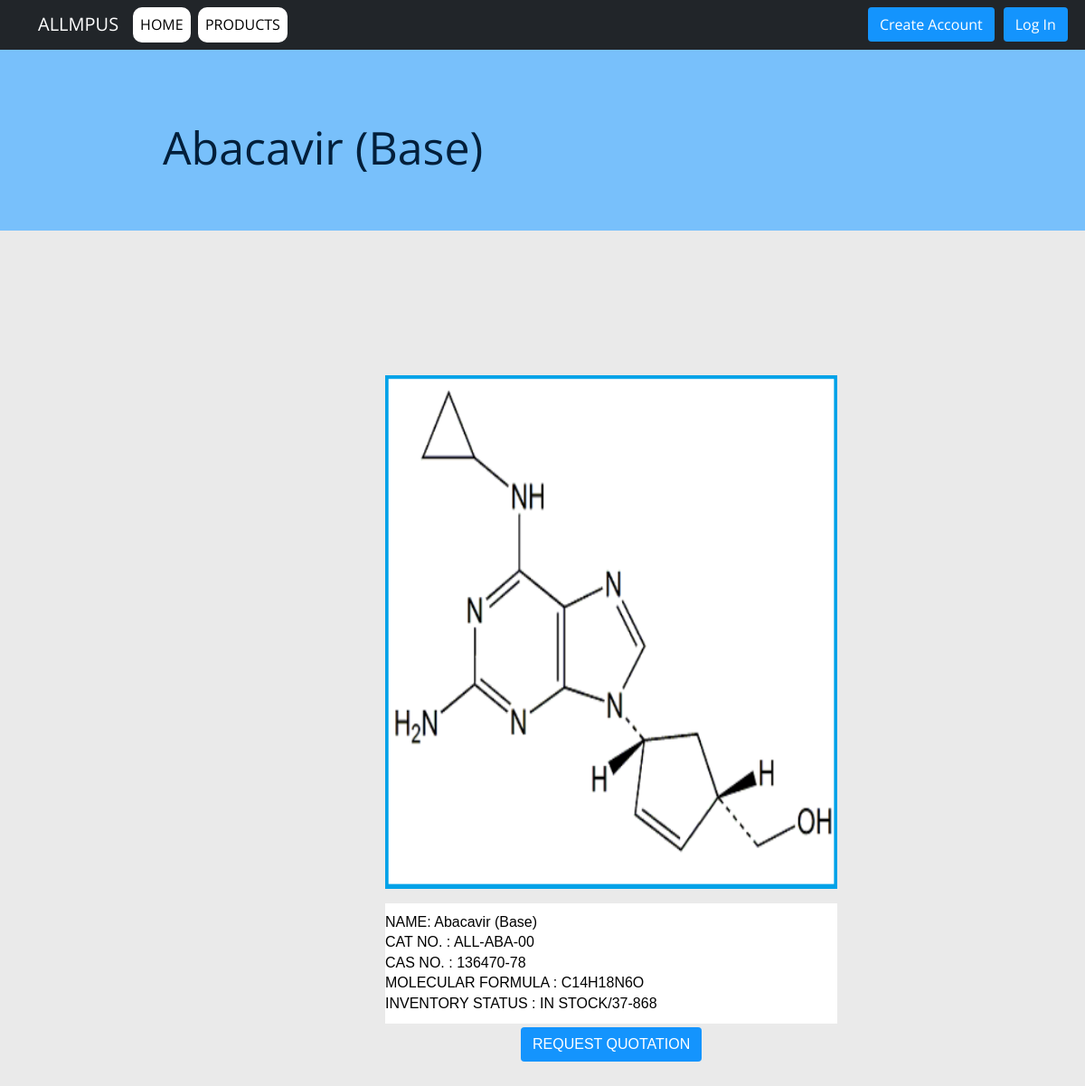
Screenshot of /3ffb01e0-1f93-4701-ab33-24ecb223928f/product with the database file from the repository.
### products/models.py (models this page shows)
class products(models.Model):
    id=models.UUIDField(primary_key=True,default=uuid.uuid4)
    product=models.CharField(max_length=100)
    img=models.ImageField(upload_to='static/product_img')
    cat_no=models.CharField(max_length=10)
    cas_no=models.CharField(max_length=50)
    mol_formula=models.CharField(max_length=50)
    inv_status=models.CharField(max_length=100)

### products/views.py (the view)
# urls.py: path('<uuid:pid>/product',views.single_prod,name='product_view'),
def single_prod(request,pid):
    product_obj=products.objects.filter(id=pid)
    return render(request,'products/single_product.html',{'product_obj':product_obj})

### products/templates/products/single_product.html (shortened to what this page needs)
{% extends 'products/home.html' %}
{% load static %}
{% block content %}
<link rel="stylesheet" href="{% static 'products/main.css' %}">
{% for product in product_obj %}
<div class="heading">
    <p style="left: 15%;">{{product.product}}</p>
  </div>
<div class="container" style="margin-bottom: 100px;">
    <div class="row" style="position: absolute;
                            left: 35%;
                            top:30%;
                            display: flex;
                            flex-wrap: wrap;
                            padding: 0 4px;
                            min-height:900px ;">
    <div class="column" style="flex:100%;
                                 padding: 0 4px;
                                 ">
        <img src="{{product.img.url}}" width="500" height="600" style="margin-top: 4px;
                                                                  vertical-align:middle;
                                                                  border-radius: 10px;"/><br>
        <p style="font-family: Arial, Helvetica, sans-serif; font-size: 16px; width: 500px; padding:10px 0px 10px 0px;">
            NAME: {{product.product}} <br>
            CAT NO. : {{product.cat_no}} <br>
            CAS NO. : {{product.cas_no}} <br>
            MOLECULAR FORMULA : {{product.mol_formula}} <br>
            INVENTORY STATUS : {{product.inv_status}} <br>
            <a href="{% url 'rfq' product.id %}" class="btn" style="color: white; background-color: #1494fd; position: absolute; top: 103%; left: 30%;"type="submit" id="header-links"> REQUEST QUOTATION </a>
        </p>
    </div>
{% endfor %}
    </div>
{% endblock %}

### products/static/products/main.css (style rules this page uses)
body { margin:0; color:#424242; background-image: url('images/bg.png'); font:300 16px/18px 'Open Sans',sans-serif; }
*,:after,:before { box-sizing:border-box }
a { color:inherit;text-decoration:none }
body { font: 100% / 1.414 "Open Sans", "Roboto", arial, sans-serif; background: #dbdbdb8e; }
a, [type="submit"] { transition: all .25s ease-in; }
.row { position: absolute; top:50%; display: flex; flex-wrap: wrap; padding: 0 4px; }
.column { flex:50%; padding: 0 4px; margin: 10px; padding-top: 15px; padding-bottom: 100px; }
.column img { padding-top: 16px; padding-bottom: 16px; vertical-align:middle; border-bottom-left-radius: 10px; border-bottom-right-radius: 10px; }
.column p { padding-left: 4px; width: 400px; position: absolute; display: inline-block; background-color: white; color: black; }
.heading { text-align: left; height: 200px; width: 100%; background-color: #60b8ffd2; color:#021f3b; font-size: 50px; }
.heading p { position: absolute; left: 10%; top: 10%; }

### rows the page displays
products: product "Abacavir (Base)", img (picture), cat_no "ALL-ABA-00", cas_no "136470-78", mol_formula "C14H18N6O", inv_status "IN STOCK/37-868"
